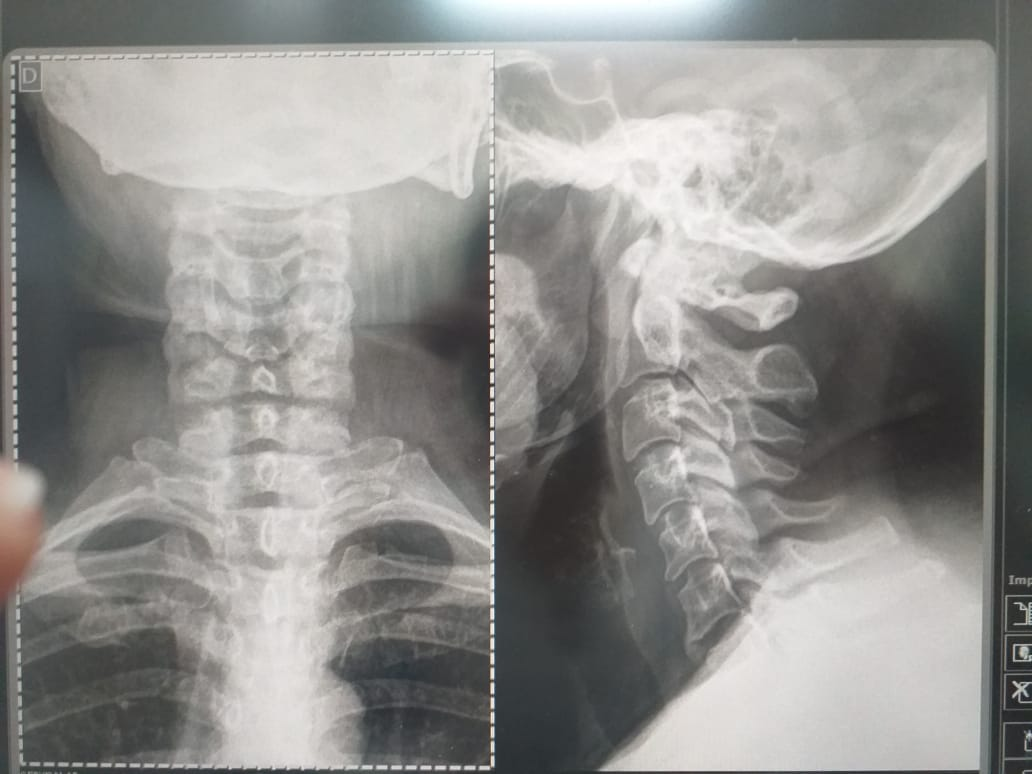
#> input picture other-files/WhatsApp Image 2019-06-08 at 17.29.01.jpeg, 1032 x 774 px
$ python work.py
#> lines starting #> are read from the running program, lines starting #| are printed output that depends on the picture; after the words box and inside, x2 and y2 are one past the last pixel; in counts of white or black regions, pixels touching at a corner belong together
from __future__ import print_function
from __future__ import division
import logging
import cv2 as cv
import tkinter as tk
import numpy as np
from tkinter import filedialog # para interface abrir arquivo
from matplotlib import pyplot as plt # exibir subimagens
import argparse

'''
Read image and convert it to binary
(usado threshold tozero)

Extract objects of interest

Extract orientation

Visualize result
'''
# globais
count = 0
points = []

val_median = 5

janela_controles = 'Controles'
janela_imagem_threshold = 'bin'
janela_imagem_mediana = 'median'
janela_sobel = 'sobel'
janela_filtro_canny = 'Canny'

'''
funções
'''
def nothing(x):
      pass
def draw_line(event, x, y, flags, param):
    global points, count
    if event == cv.EVENT_LBUTTONDOWN:
        points.append(x, y)
        count = count + 1
        if(count >= count % 2):
            cv.line(tozero, points[0], points[1], (255, 0, 0), 5)
            count = 0
    if event == cv.EVENT_LBUTTONDOWN:
        drawing = True
        ix, iy = x, y

    elif event == cv.EVENT_MOUSEMOVE:
        if drawing == True:
            if mode == True:
                cv.rectangle(img, (ix, iy), (x, y), (0, 255, 0), -1)
            else:
                cv.circle(img, (x, y), 5, (0, 0, 255), -1)

    elif event == cv.EVENT_LBUTTONUP:
        drawing = False
        if mode == True:
            cv.rectangle(img, (ix, iy), (x, y), (0, 255, 0), -1)
        else:
            cv.circle(img, (x, y), 5, (0, 0, 255), -1)

'''
janelas  e controles
usados no programa
'''
#janelas
cv.namedWindow(janela_controles, cv.WINDOW_NORMAL)
cv.namedWindow(janela_filtro_canny, cv.WINDOW_NORMAL)

# controles
barra_threshold_binary = 'threshold binary'
barra_canny_min = 'min val'
barra_canny_max = 'max val'
barra_median = "mediana val"

cv.createTrackbar(barra_threshold_binary, janela_controles,0,255,nothing)
cv.createTrackbar(barra_canny_min, janela_controles,0,255,nothing)
cv.createTrackbar(barra_canny_max, janela_controles,0,255,nothing)
cv.createTrackbar(barra_median, janela_controles,1,25,nothing)

# Homomorphic filter class
class HomomorphicFilter:
    """Homomorphic filter implemented with diferents filters and an option to an external filter.

    High-frequency filters implemented:
        butterworth
        gaussian
    Attributes:
        a, b: Floats used on emphasis filter:
            H = a + b*H

        .
    """

    def __init__(self, a = 0.5, b = 1.5):
        self.a = float(a)
        self.b = float(b)

    # Filters
    def __butterworth_filter(self, I_shape, filter_params):
        P = I_shape[0]/2
        Q = I_shape[1]/2
        U, V = np.meshgrid(range(I_shape[0]), range(I_shape[1]), sparse=False, indexing='ij')
        Duv = (((U-P)**2+(V-Q)**2)).astype(float)
        H = 1/(1+(Duv/filter_params[0]**2)**filter_params[1])
        return (1 - H)

    def __gaussian_filter(self, I_shape, filter_params):
        P = I_shape[0]/2
        Q = I_shape[1]/2
        H = np.zeros(I_shape)
        U, V = np.meshgrid(range(I_shape[0]), range(I_shape[1]), sparse=False, indexing='ij')
        Duv = (((U-P)**2+(V-Q)**2)).astype(float)
        H = np.exp((-Duv/(2*(filter_params[0])**2)))
        return (1 - H)

    # Methods
    def __apply_filter(self, I, H):
        H = np.fft.fftshift(H)
        I_filtered = (self.a + self.b*H)*I
        return I_filtered

    def filter(self, I, filter_params, filter='butterworth', H = None):
        """
        Method to apply homormophic filter on an image
        Attributes:
            I: Single channel image
            filter_params: Parameters to be used on filters:
                butterworth:
                    filter_params[0]: Cutoff frequency
                    filter_params[1]: Order of filter
                gaussian:
                    filter_params[0]: Cutoff frequency
            filter: Choose of the filter, options:
                butterworth
                gaussian
                external
            H: Used to pass external filter
        """

        #  Validating image
        if len(I.shape) is not 2:
            raise Exception('Improper image')

        # Take the image to log domain and then to frequency domain
        I_log = np.log1p(np.array(I, dtype="float"))
        I_fft = np.fft.fft2(I_log)

        # Filters
        if filter=='butterworth':
            H = self.__butterworth_filter(I_shape = I_fft.shape, filter_params = filter_params)
        elif filter=='gaussian':
            H = self.__gaussian_filter(I_shape = I_fft.shape, filter_params = filter_params)
        elif filter=='external':
            print('external')
            if len(H.shape) is not 2:
                raise Exception('Invalid external filter')
        else:
            raise Exception('Selected filter not implemented')

        # Apply filter on frequency domain then take the image back to spatial domain
        I_fft_filt = self.__apply_filter(I = I_fft, H = H)
        I_filt = np.fft.ifft2(I_fft_filt)
        I = np.exp(np.real(I_filt))-1
        return np.uint8(I)
# End of class HomomorphicFilter

'''
leitura da imagem
abre uma janela para escolha da imagem
'''
root = tk.Tk()
root.withdraw()
file_path = filedialog.askopenfilename()
#> the answer given: ../other-files/WhatsApp Image 2019-06-08 at 17.29.01.jpeg
print(file_path)
src = cv.imread(file_path,0)
#> src: shape (774, 1032); min 27, max 255, mean 143.8

'''
janela para exibição da imagem com a possibilidade de redimencionamento
'''

while (1):
    # ler valores dos controles
    val_thr_bin = cv.getTrackbarPos(barra_threshold_binary, janela_controles)
    val_canny_min = cv.getTrackbarPos(barra_canny_min, janela_controles)
    val_canny_max = cv.getTrackbarPos(barra_canny_max, janela_controles)

    # https://docs.opencv.org/master/d7/d4d/tutorial_py_thresholding.html
    ret,tozero = cv.threshold(src,val_thr_bin,255,cv.THRESH_TOZERO)
#> ret = 0

    # estava muito ruim aplicar as bordas
    #equalização do histogram e suavização
    equalizado = cv.equalizeHist(tozero,255)
    blur = cv.blur(src,(3,3))
    median = cv.medianBlur(blur,3)
    median = cv.medianBlur(median,3)
    median = cv.medianBlur(median,3)


    #bordas
    # https://docs.opencv.org/3.0-beta/doc/py_tutorials/py_imgproc/py_gradients/py_gradients.html
    homo_filter = HomomorphicFilter(a = 0.75, b = 1.25)
    img_filtered = homo_filter.filter(I=median, filter_params=[30,2])
#> in __apply_filter, `H = np.fft.fftshift(H)`:
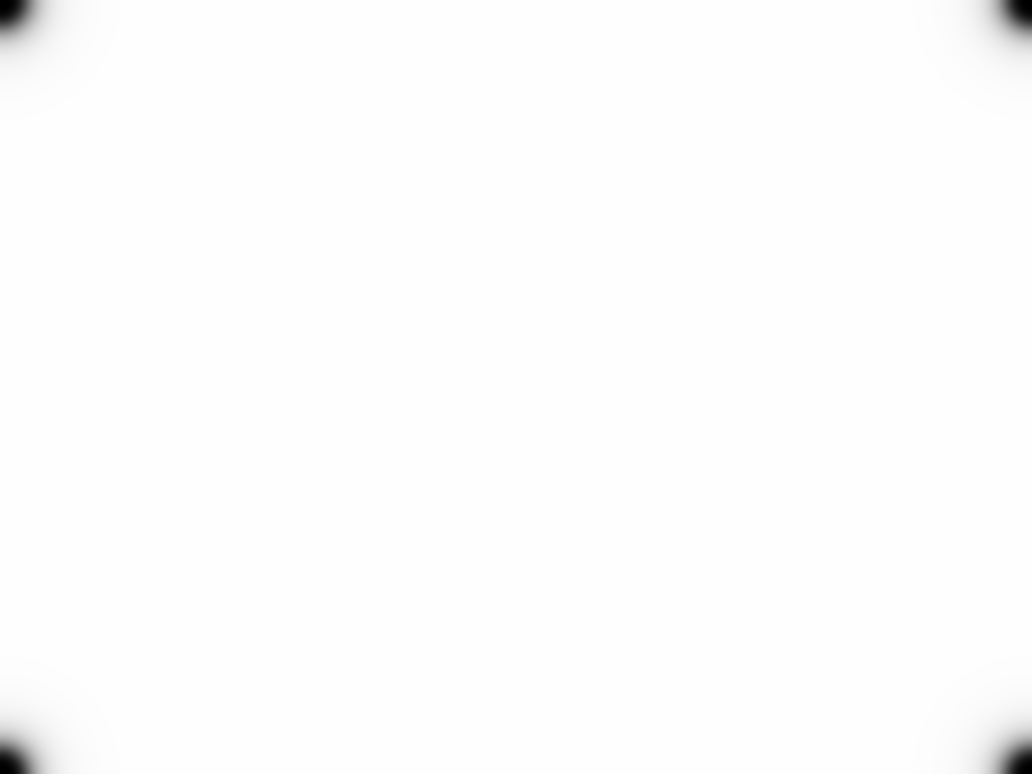
#> H: shape (774, 1032) float64; min 0, max 1, mean 0.994
#> in filter, `I = np.exp(np.real(I_filt))-1`:
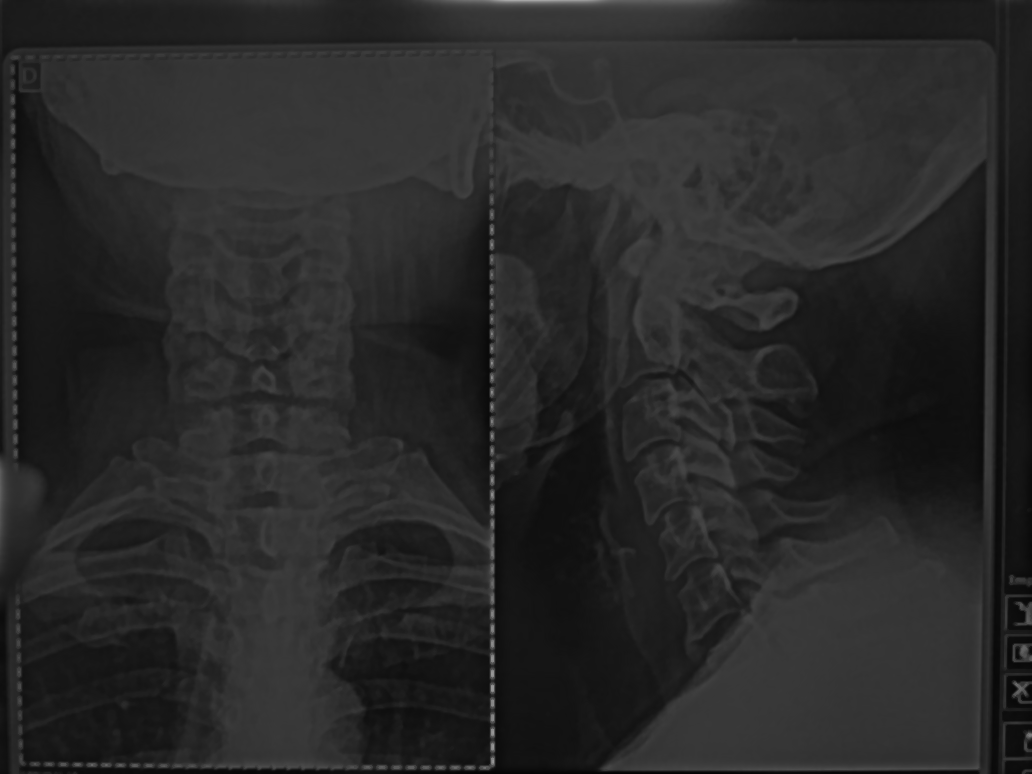
#> I: shape (774, 1032) float64; min 4.09, max 166.3, mean 40.6
    median = cv.medianBlur(img_filtered,3)
    sobelx64f = cv.Sobel(median,cv.CV_64F,1,1,ksize=5)
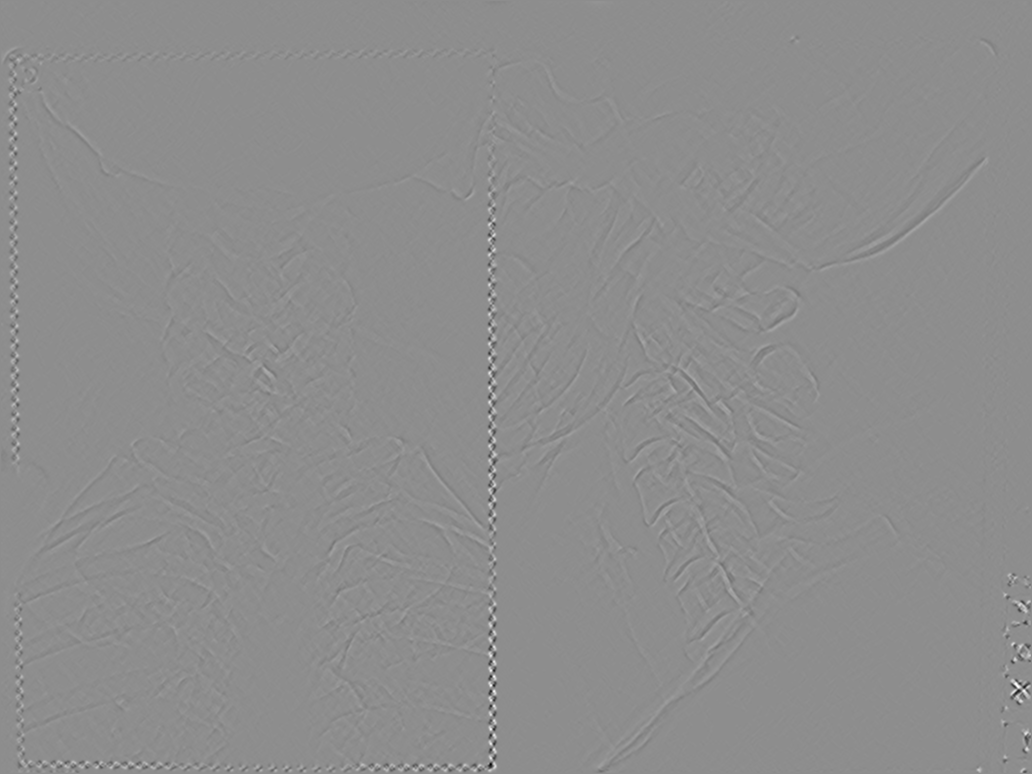
#> sobelx64f: shape (774, 1032) float64; min -782, max 625, mean 0; drawn with min black and max white
    abs_sobel64f = np.absolute(sobelx64f)
    sobel_8u = np.uint8(abs_sobel64f)
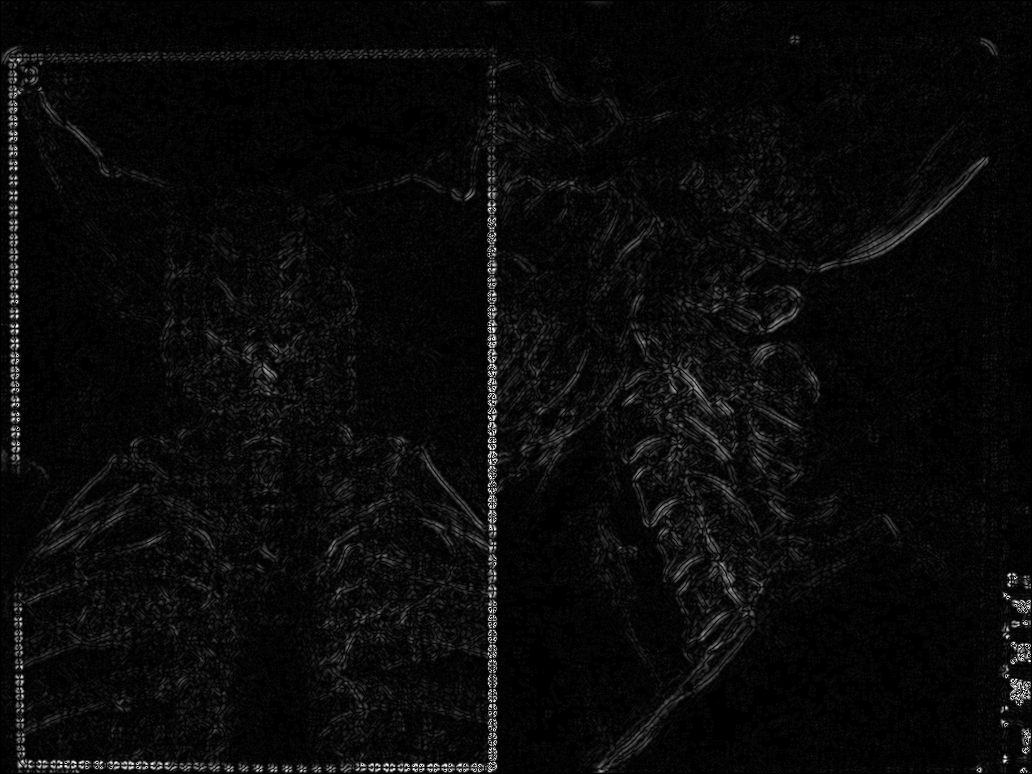
#> sobel_8u: shape (774, 1032); min 0, max 255, mean 9.9
    median = cv.medianBlur(sobel_8u,3)
    #https://opencv-python-tutroals.readthedocs.io/en/latest/py_tutorials/py_imgproc/py_canny/py_canny.html
    bordas = cv.Canny(median,val_canny_min,val_canny_max)
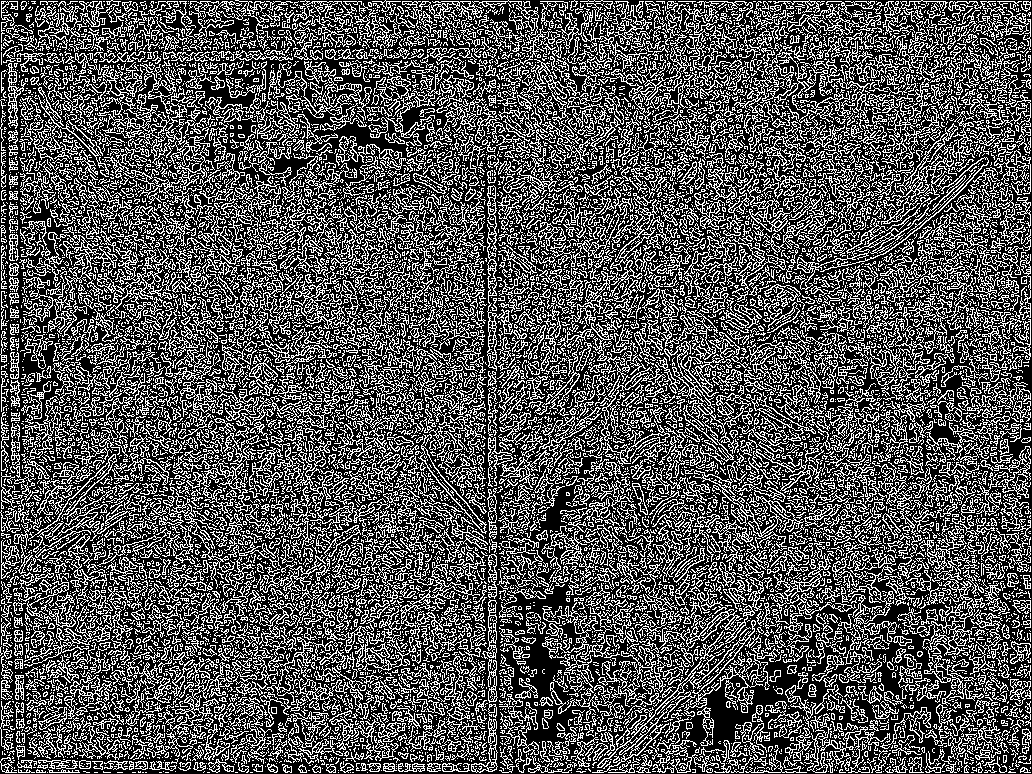
#> bordas: shape (774, 1032); 33% white in thin lines or dots
    #colocar condicional para escolher aplicar filtro na original ou na binária

    # ao final do programa salva  a imagem se for digitado s
    # ou sai sem salvar se for digitado ESC
    # & 0xFF (adicionado em sistemas 64 bits)

    #cv.imshow(janela_imagem_threshold,tozero)
    #cv.imshow(janela_imagem_mediana,median)
    #cv.imshow(janela_sobel ,sobel_8u)

    cv.imshow(janela_filtro_canny,bordas)
    ## find contornos

    k = cv.waitKey(10)  & 0xFF
#> (key Esc is pressed here)
    if k == 27:
        cv.destroyAllWindows()
        break
    elif k == ord('s'):
        cv.imwrite('saida.png',src)
        cv.destroyAllWindows()
        break

$ run again, on other-files/spinal-muscular-atrophy-sma-type-ii-with-scoliosis (1).jpg
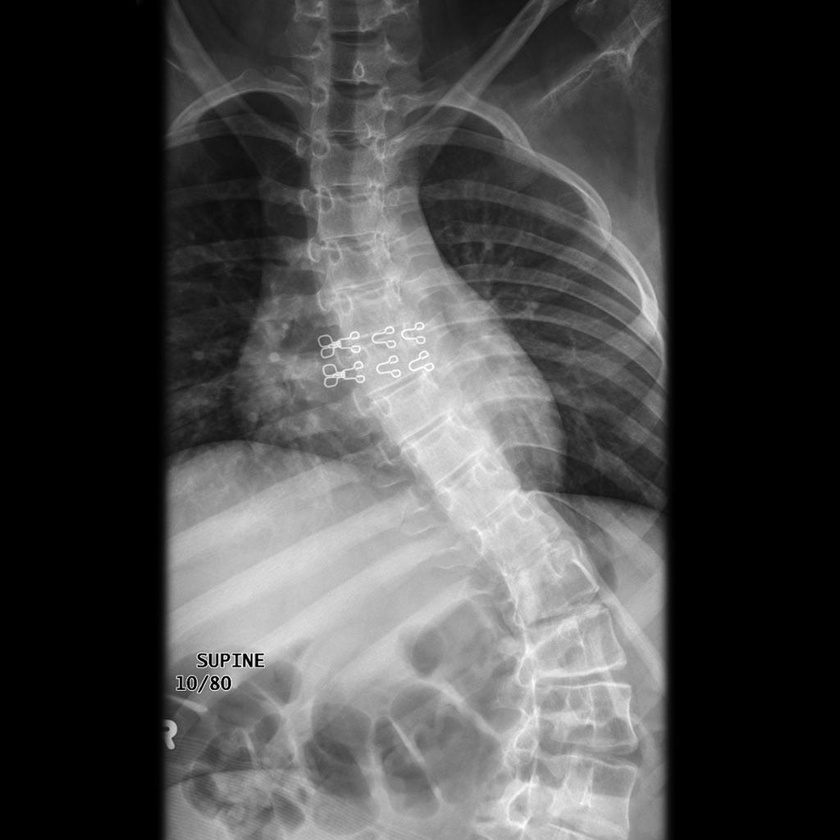
#> input picture other-files/spinal-muscular-atrophy-sma-type-ii-with-scoliosis (1).jpg, 840 x 840 px, shrunk from 1024 x 1024 before the run
#> src is the input picture: shape (840, 840); min 0, max 255, mean 71.6
#> ret = 0
#> `sobel_8u = np.uint8(abs_sobel64f)`:
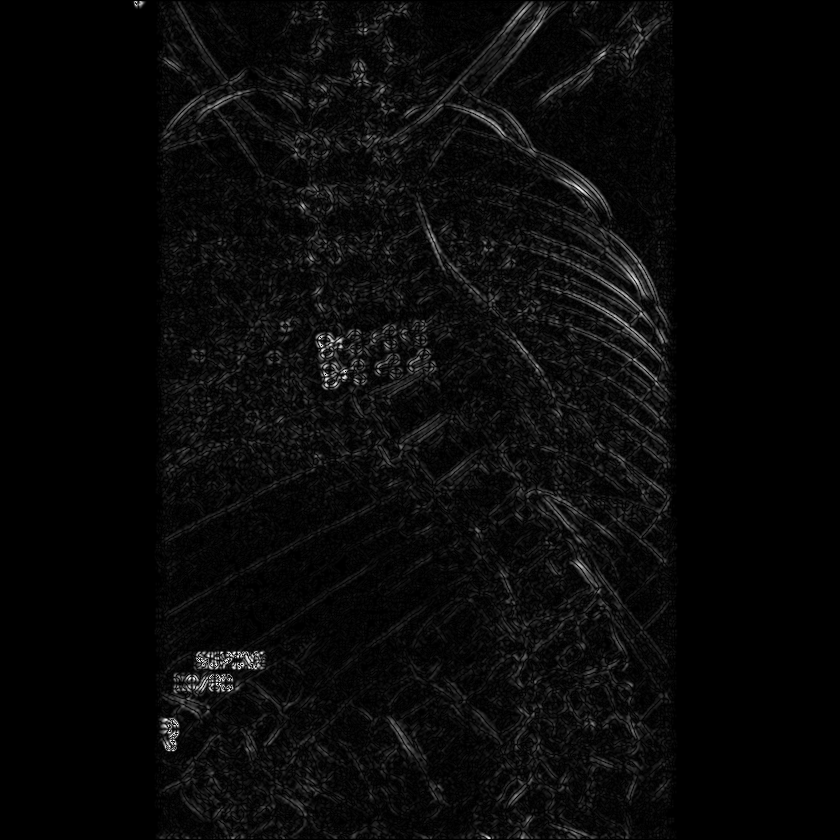
#> sobel_8u: shape (840, 840); min 0, max 255, mean 9
#> `bordas = cv.Canny(median,val_canny_min,val_canny_max)`:
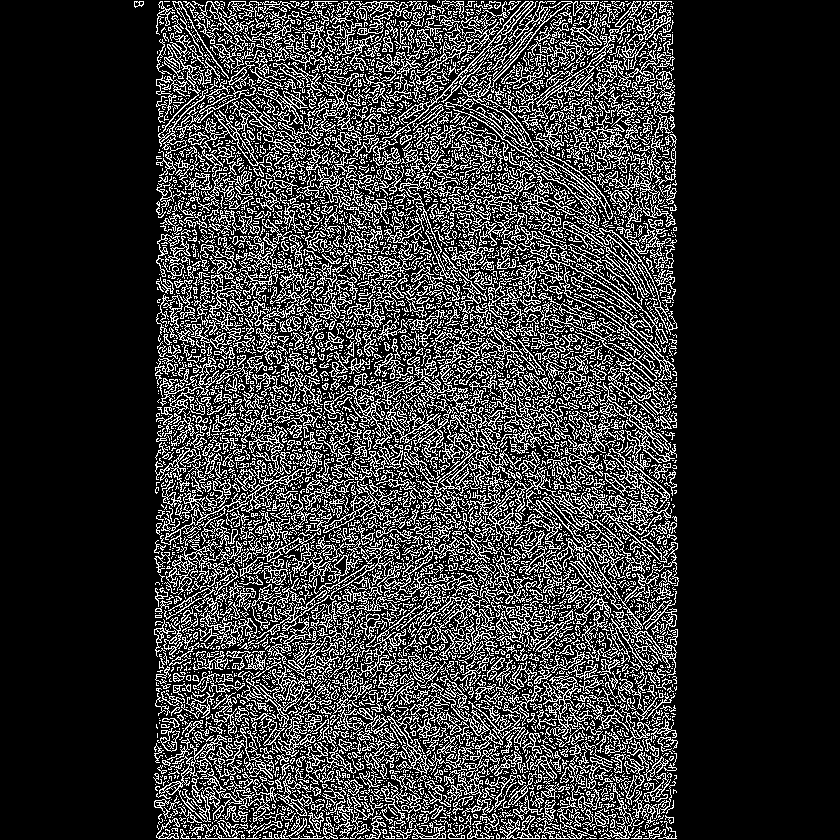
#> bordas: shape (840, 840); 21.2% white in thin lines or dots, all inside (x1, y1, x2, y2) = (134, 0, 679, 839)
